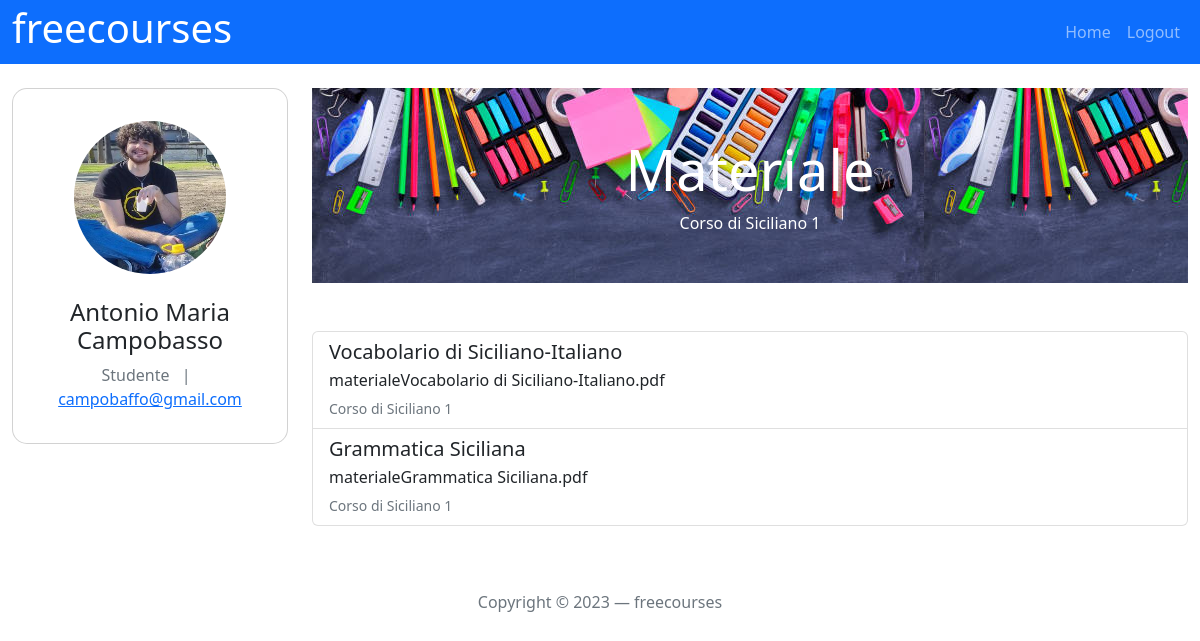
The app's page /courses/1/materials (signed in) with its own data.
### tables this page shows
CREATE TABLE "UTENTI" (
	"mail"	TEXT NOT NULL UNIQUE,
	"password"	TEXT NOT NULL,
	"nome"	TEXT NOT NULL,
	"cognome"	TEXT NOT NULL,
	"docente"	INTEGER NOT NULL,
	"immagine_profilo"	TEXT NOT NULL,
	PRIMARY KEY("mail")
);

CREATE TABLE "CORSI" (
	"id_corso"	INTEGER NOT NULL UNIQUE,
	"titolo"	TEXT NOT NULL,
	"descrizione"	TEXT NOT NULL,
	"categoria"	TEXT NOT NULL,
	"immagine_corso"	TEXT NOT NULL,
	"nome_docente"	TEXT NOT NULL,
	"prerequisiti"	TEXT,
	FOREIGN KEY("nome_docente") REFERENCES "UTENTI"("mail"),
	PRIMARY KEY("id_corso" AUTOINCREMENT)
);

CREATE TABLE "MATERIALI" (
	"id_materiale"	INTEGER NOT NULL UNIQUE,
	"path"	TEXT NOT NULL,
	"id_corso"	INTEGER NOT NULL,
	"titolo"	TEXT NOT NULL,
	PRIMARY KEY("id_materiale" AUTOINCREMENT)
);

### app.py (the view)
@app.route('/courses/<int:id>/materials', methods=['GET', 'POST'])
@login_required
def materials(id):
    corso = dao.get_corso_by_id(id)
    materiali = dao.get_all_materials_by_corso(id)
    return render_template('materials.html', materiali=materiali, corso=corso)

### app.py (called while the page is built)
@login_manager.user_loader
def load_user(user_mail):
    utente = dao.get_user_by_mail(user_mail)
    if utente is not None:
        user = User(mail=utente['mail'], password=utente['password'],
                    nome=utente['nome'], cognome=utente['cognome'], docente=utente['docente'],
                    immagine_profilo=utente['immagine_profilo'])
    else:
        user = None
    return user

### dao.py (called while the page is built)
def get_user_by_mail(mail):
    conn = sqlite3.connect('db/gestione_corsi.db')
    conn.row_factory = sqlite3.Row
    cursor = conn.cursor()
    sql = 'SELECT * FROM UTENTI WHERE mail = ?'
    cursor.execute(sql, (mail,))
    user = cursor.fetchone()
    cursor.close()
    conn.close()
    return user

def get_corso_by_id(id):
    conn = sqlite3.connect('db/gestione_corsi.db')
    conn.row_factory = sqlite3.Row
    cursor = conn.cursor()
    sql = 'SELECT * FROM CORSI LEFT JOIN UTENTI ON CORSI.nome_docente = UTENTI.mail WHERE CORSI.id_corso = ? '
    cursor.execute(sql, (id,))
    course = cursor.fetchone()
    cursor.close()
    conn.close()
    return course

def get_all_materials_by_corso(id_corso):
    conn = sqlite3.connect('db/gestione_corsi.db')
    conn.row_factory = sqlite3.Row
    cursor = conn.cursor()
    sql='SELECT * FROM MATERIALI WHERE MATERIALI.id_corso = ?'
    cursor.execute(sql, (id_corso,))
    materiali = cursor.fetchall()
    cursor.close()
    conn.close()
    return materiali

### templates/materials.html (shortened to what this page needs)
{% extends "base.html" %}
{% block content %}
<main class="col-lg-9 col-md-12">
    <div class="jumbotron bg-cover text-white" id="materialeheader">
        <div class="container py-5 text-center">
            <h1 class="display-4 font-weight-bold">Materiale</h1>
            <p class="font-italic mb-0">Corso di {{ corso.titolo }}</p>
        </div>
    </div>
<div class="list-group mt-5 mb-3">
  {% for materiale in materiali %}
    <a href="/static/{{materiale.path}}" class="list-group-item list-group-item-action flex-column align-items-start " download>
      <div class="d-flex w-100 justify-content-between">
        <h5 class="mb-1">{{ materiale.titolo }}</h5>
      </div>
      <p class="mb-1">{{ materiale.path }}</p>
      <small class="text-muted">Corso di {{ corso.titolo }}</small>
    </a>
    {% endfor %}
  </div>
</main>
{% endblock %}

### templates/base.html (shortened to what this page needs)
<!doctype html>
<html lang="en">
<head>
  <link href="https://cdn.jsdelivr.net/npm/bootstrap@5.2.2/dist/css/bootstrap.min.css" rel="stylesheet"
>
  <link rel="stylesheet" href="{{ url_for('static', filename='style.css') }}">
</head>
<body>
  <header id="myheader">
    <nav class="navbar navbar-dark navbar-expand-lg mynavbar">
      <div class="container-fluid">
        <h1 class="display-10">freecourses</h1>
        <div class="collapse navbar-collapse" id="navbarSupportedContent">
          <ul class="navbar-nav ms-auto">
            {% if current_user.is_authenticated %}
            <li class="nav-item">
              <a class="nav-link {%block home_active%}{% endblock %}" aria-current="page"
                href="{{ url_for('home') }}">Home</a>
            </li>
            <li class="nav-item ">
                <a class="nav-link" href="{{ url_for('logout') }}">Logout</a>
            </li>
            {% endif %}
          </ul>
        </div>
      </div>
    </nav>
  </header>
  <div class="container-fluid mt-4">
    {% if current_user.is_authenticated %}
    <div class="row justify-content-md-center">
      <aside id="myaside" class="col-lg-3">
        <div class="container ">
            <div class="row d-flex justify-content-center align-items-center h-100">
                <div class="card" style="border-radius: 15px;">
                  <div class="card-body text-center">
                    <div class="mt-3 mb-4">
                      <img src="{{ url_for('static', filename=current_user.immagine_profilo) }}"
                        class="rounded-circle img-fluid" style="width: 70%;" alt="immagine profilo di {{current_user.immagine_profilo}}"/>
                    </div>
                    <h4 class="mb-2">{{ current_user.nome }} {{current_user.cognome }}</h4>
                    {% if current_user.docente == 0 %}
                    <p class="text-muted mb-3">Studente
                    {% else %}
                    <p class="text-muted mb-3">Docente
                    {% endif %}
                      <span class="mx-2">|</span> <a
                        href="#!">{{ current_user.mail }}</a></p>
                  </div>
                </div>
            </div>
          </div>
      </aside>
      {% endif %}
      {%block content %}{% endblock %}
    </div>
  </div>
  <footer class=" d-flex flex-column h-100">
    <div class="text-center mt-5 text-muted ">
      Copyright &copy; 2023 &mdash; freecourses
  </div>
  </footer>
</body>
</html>

### static/style.css (style rules this page uses)
.mynavbar { background-color: #0d6efd;; height: 4rem; }
#myheader h1 { color: white; }
#materialeheader { background-image: url("materiale.jpg"); max-width: 100%; }

### records on screen
UTENTI: immagine_profilo (picture), nome "Antonio Maria", cognome "Campobasso", mail "campobaffo@gmail.com"
CORSI: titolo "Siciliano 1"
MATERIALI: titolo "Vocabolario di Siciliano-Italiano", path "materialeVocabolario di Siciliano-Italiano.pdf"
MATERIALI: titolo "Grammatica Siciliana", path "materialeGrammatica Siciliana.pdf"
